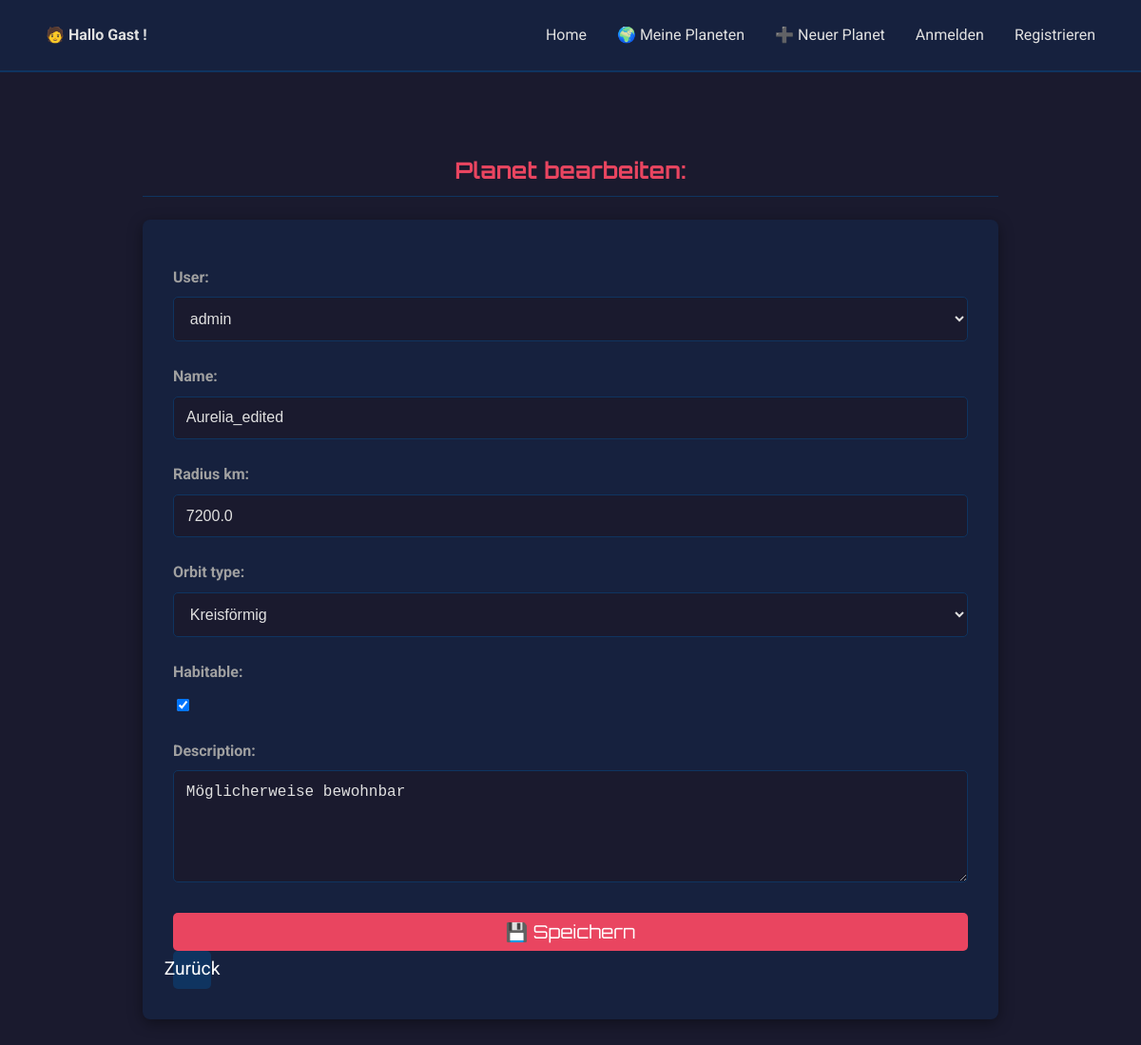
/exo/planet/3/edit/, run on the app's committed database.
### exo_planet/models.py (models this page shows, shortened)
class Exoplanet(models.Model):
    user = models.ForeignKey(User, on_delete=models.CASCADE)
    name = models.CharField(max_length=100)
    radius_km = models.FloatField()
    orbit_type = models.CharField(max_length=50, choices=[
        ('circular', 'Kreisförmig'),
        ('elliptical', 'Elliptisch'),
        ('hyperbolic', 'Hyperbolisch')
    ])
    habitable = models.BooleanField(default=False)
    description = models.TextField(blank=True)

### exo_planet/views.py (the view)
# urls.py: path('planet/<int:planet_id>/edit/', views.edit_planet, name='edit_planet'),
def edit_planet(request, planet_id):
    planet = get_object_or_404(Exoplanet, id=planet_id)
    if request.method == 'POST':
        form = ExoplanetForm(request.POST, instance=planet)
        if form.is_valid():
            form.save()
            messages.success(request, "Planet erfolgreich aktualisiert")
            return redirect('exo_planet:planet_list')
    else:
        form = ExoplanetForm(instance=planet)
    return render(request, 'exo_planet/edit_planet.html', {'form': form})

### exo_planet/forms.py
class ExoplanetForm(forms.ModelForm):
    class Meta:
        model = Exoplanet
        fields = '__all__'
        widgets = {
            'description': forms.Textarea(attrs={'rows': 5}),
        }

### exo_planet/templates/exo_planet/edit_planet.html (shortened to what this page needs)
{% extends "exo_planet/base.html" %}
{% block content %}
  <h2>Planet bearbeiten:</h2>
  <form method="post">
    {{ form.as_p }}
    <button type="submit" class="btn-icon">💾 Speichern</button>
    <a href="{% url 'exo_planet:planet_list' %}" class="btn-icon">Zurück</a>
  </form>
{% endblock %}

### exo_planet/static/exo_planet/style.css (style rules this page uses)
:root { --primary-font: 'Roboto', sans-serif; --heading-font: 'Orbitron', sans-serif; --dark-space-bg: #1a1a2e; --card-bg: #16213e; --accent-color: #0f3460; --highlight-color: #e94560; --text-color: #e0e0e0; --text-color-darker: #a0a0a0; }
body { margin: 0; font-family: var(--primary-font); background-color: var(--dark-space-bg); color: var(--text-color); line-height: 1.6; }
h2 { font-family: var(--heading-font); color: var(--highlight-color); border-bottom: 1px solid var(--accent-color); padding-bottom: 0.5rem; margin-bottom: 1.5rem; text-align: center; }
form { background-color: var(--card-bg); padding: 2rem; border-radius: 8px; box-shadow: 0 4px 15px rgba(0, 0, 0, 0.4); }
form p { margin-bottom: 1.5rem; }
form label { display: block; margin-bottom: 0.5rem; color: var(--text-color-darker); font-weight: bold; }
input[type="text"], input[type="email"], input[type="password"], input[type="number"], input[type="url"], select, textarea { width: 100%; padding: 0.8rem; background-color: var(--dark-space-bg); border: 1px solid var(--accent-color); border-radius: 5px; color: var(--text-color); font-size: 1rem; box-sizing: border-box; }
input[type="checkbox"] { width: auto; margin-right: 10px; vertical-align: middle; }
button[type="submit"] { width: 100%; padding: 1rem; background-color: var(--highlight-color); color: #fff; border: none; border-radius: 5px; font-family: var(--heading-font); font-size: 1.2rem; cursor: pointer; transition: background-color 0.3s; }
.btn-icon { display: inline-flex; align-items: center; justify-content: center; background-color: var(--accent-color); color: #fff; width: 2.5rem; height: 2.5rem; border-radius: 5px; text-decoration: none; font-size: 1.2rem; transition: background-color 0.3s ease; }

### data on the page
Exoplanet: user "admin", name "Aurelia_edited", radius_km "7200.0", orbit_type "Kreisförmig", habitable "☑", description "Möglicherweise bewohnbar"
